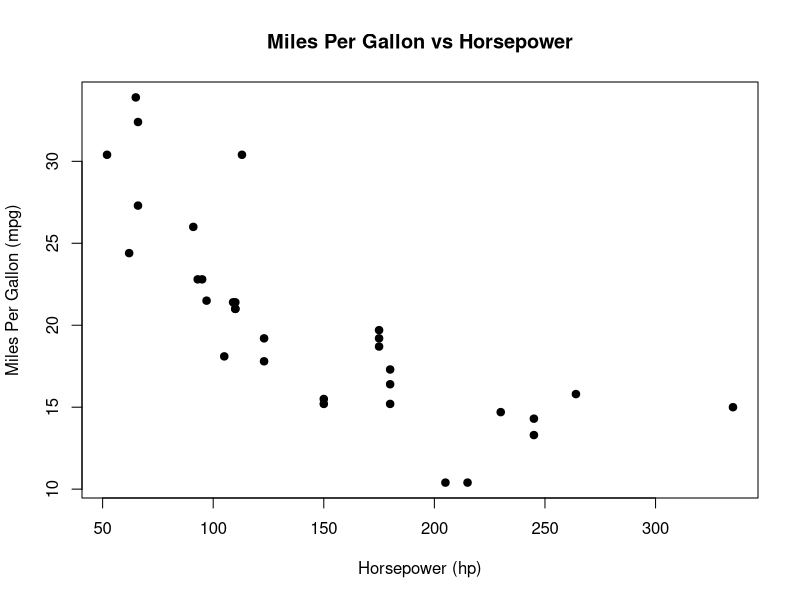
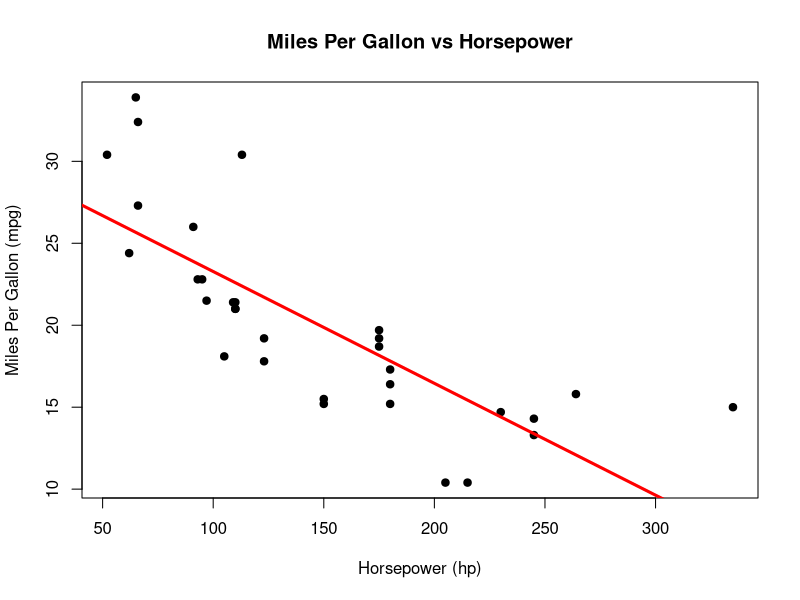
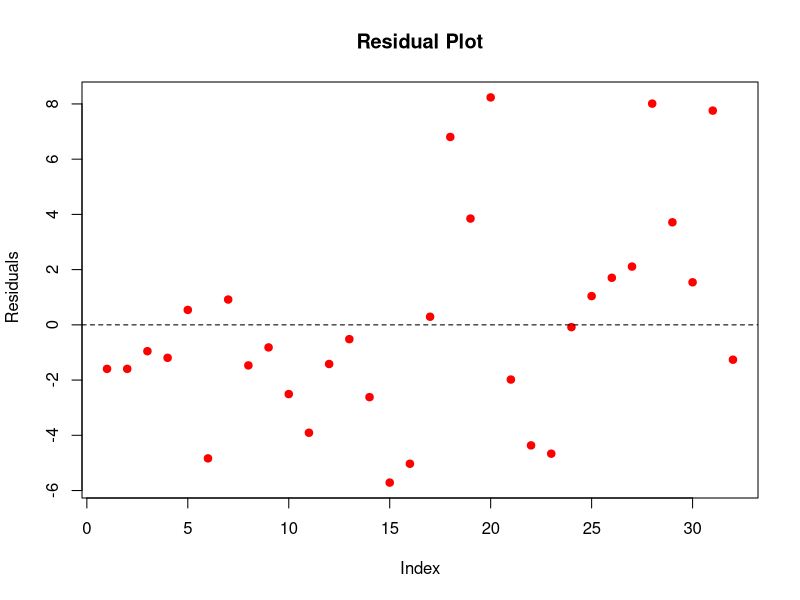

The R script that drew these images, in order:
# Simple Linear Regression Project in R
# Dataset: mtcars (built-in)
# Purpose: Predict miles per gallon (mpg) from horsepower (hp)

# loading the data set 
data(mtcars)
# viewing the first rows of data 
head(mtcars)
# creating a scatter plot: mpg vs hp
plot(mtcars$hp, mtcars$mpg,
     main = "Miles Per Gallon vs Horsepower", 
     xlab = "Horsepower (hp)",
     ylab = "Miles Per Gallon (mpg)",
     pch = 19,
     col= "Black"
     )
# now lets build a linear regression to determine if there is a relationship -
# between our dependent variable (mpg) vs our independent variable (hp)
model <- lm(mpg ~ hp, data = mtcars)
# lets view the model summary 
summary(model)
# Plotting the data again
plot(mtcars$hp, mtcars$mpg,
     main = "Miles Per Gallon vs Horsepower", 
     xlab = "Horsepower (hp)",
     ylab = "Miles Per Gallon (mpg)",
     pch = 19,
     col= "Black"
     )
# Adding the regression line
abline(model, col = "Red", lwd = 3)
# lets predict the MPG for a new car with 150 hp 
# creating a new data frame with hp = 150
new_data <- data.frame(hp = 150)
# now lets predict using our current model
predict(model, newdata = new_data)
# lets check residuals 
plot(model$residuals,
     main = "Residual Plot",
     ylab = " Residuals",
     xlab = "Index",
     pch = 19,
     col = "red"
     )
abline(h = 0, lty =2)

# Conclusion:
# This simple linear regression analysis used the built-in mtcars dataset
# to predict Miles per Gallon (mpg) based on Horsepower (hp).
#
# Key findings:
# - Regression equation: mpg = 30.10 - 0.068 * hp
# - R-squared: 0.60 → Horsepower explains 60% of the variance in mpg
# - P-value for hp: < 0.001 = Statistically significant
# - Residual plot suggests a decent linear fit with a few outliers
#
# Next steps (if extended):
# - Try multiple regression by adding more variables (e.g. weight)
# - Check for interaction effects or nonlinear models
